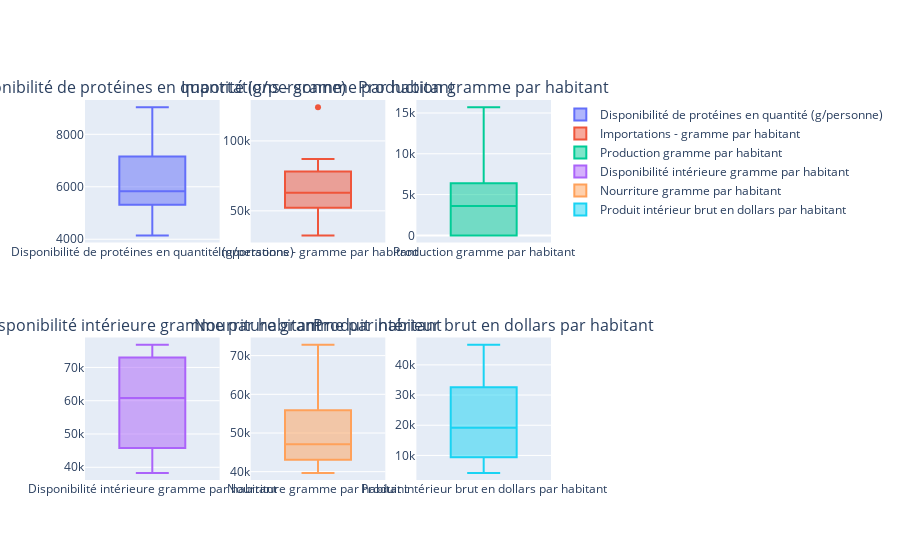

Notebook code for this chart:
### Code cell
# Création du df final du cluster choisi

final_chosen_df = final_df[final_df.group == chosen_cluster[0]]

x = 1

# Création de boxplot des variables du cluster choisi

fig = make_subplots(rows=2, cols=int(len(features)/2),
subplot_titles=features)
for i in features:
    row_nb = ceil(x/3)
    if x%3 == 0:
        col_nb = int(x%3)+3 
    else : col_nb = int(x%3)
    fig.add_trace(go.Box(y = final_chosen_df[i], hovertext = final_chosen_df['Pays'],name = i), row= row_nb,col = col_nb)
    x=x+1

fig.show()

display(final_chosen_df)

### Figure 1 — Plotly figure (JSON) as saved in the notebook; plotly's stock layout.template omitted (floating-point values rounded to 4 significant figures)
{"data": [{"hovertext": ["Antigua-et-Barbuda", "Bahamas", "Chine - RAS de Hong-Kong", "Dominique", "Émirats arabes unis", "Grenade", "Koweït", "Nouvelle-Calédonie", "Polynésie française", "Sainte-Lucie", "Saint-Kitts-et-Nevis", "Saint-Vincent-et-les Grenadines", "Samoa"], "name": "Disponibilité de protéines en quantité (g/personne)", "type": "box", "xaxis": "x", "y": [6397.0, 5260.0, 8014.0, 4147.0, 5328, 5580, 5713.0, 5058, 5832, 6840, 6919.0, 9036, 7877.0], "yaxis": "y"}, {"hovertext": ["Antigua-et-Barbuda", "Bahamas", "Chine - RAS de Hong-Kong", "Dominique", "Émirats arabes unis", "Grenade", "Koweït", "Nouvelle-Calédonie", "Polynésie française", "Sainte-Lucie", "Saint-Kitts-et-Nevis", "Saint-Vincent-et-les Grenadines", "Samoa"], "name": "Importations - gramme par habitant", "type": "box", "xaxis": "x2", "y": [73360.0, 62870.0, 124100.0, 55980.0, 45640.0, 63130.0, 33780.0, 32470.0, 54330.0, 55260.0, 76860.0, 81950.0, 87020.0], "yaxis": "y2"}, {"hovertext": ["Antigua-et-Barbuda", "Bahamas", "Chine - RAS de Hong-Kong", "Dominique", "Émirats arabes unis", "Grenade", "Koweït", "Nouvelle-Calédonie", "Polynésie française", "Sainte-Lucie", "Saint-Kitts-et-Nevis", "Saint-Vincent-et-les Grenadines", "Samoa"], "name": "Production gramme par habitant", "type": "box", "xaxis": "x3", "y": [0, 15720.0, 3285.0, 0, 5059.0, 9019.0, 13810.0, 3608.0, 3622.0, 5526.0, 0, 0, 0], "yaxis": "y3"}, {"hovertext": ["Antigua-et-Barbuda", "Bahamas", "Chine - RAS de Hong-Kong", "Dominique", "Émirats arabes unis", "Grenade", "Koweït", "Nouvelle-Calédonie", "Polynésie française", "Sainte-Lucie", "Saint-Kitts-et-Nevis", "Saint-Vincent-et-les Grenadines", "Samoa"], "name": "Disponibilité intérieure gramme par habitant", "type": "box", "xaxis": "x4", "y": [73360.0, 68110.0, 38320.0, 55980.0, 43430.0, 72150.0, 46600.0, 39690.0, 54330.0, 60790.0, 76860.0, 72840.0, 76780.0], "yaxis": "y4"}, {"hovertext": ["Antigua-et-Barbuda", "Bahamas", "Chine - RAS de Hong-Kong", "Dominique", "Émirats arabes unis", "Grenade", "Koweït", "Nouvelle-Calédonie", "Polynésie française", "Sainte-Lucie", "Saint-Kitts-et-Nevis", "Saint-Vincent-et-les Grenadines", "Samoa"], "name": "Nourriture gramme par habitant", "type": "box", "xaxis": "x5", "y": [52400.0, 41910.0, 53520.0, 41980.0, 43430.0, 45100.0, 46350.0, 39690.0, 47080.0, 55260.0, 57640.0, 72840.0, 66550.0], "yaxis": "y5"}, {"hovertext": ["Antigua-et-Barbuda", "Bahamas", "Chine - RAS de Hong-Kong", "Dominique", "Émirats arabes unis", "Grenade", "Koweït", "Nouvelle-Calédonie", "Polynésie française", "Sainte-Lucie", "Saint-Kitts-et-Nevis", "Saint-Vincent-et-les Grenadines", "Samoa"], "name": "Produit intérieur brut en dollars par habitant", "type": "box", "xaxis": "x6", "y": [15380.0, 32380.0, 46710.0, 7287.0, 40640.0, 10150.0, 29750.0, 33100.0, 21130.0, 11030.0, 19160.0, 7213.0, 4223.0], "yaxis": "y6"}], "layout": {"annotations": [{"font": {"size": 16}, "showarrow": false, "text": "Disponibilité de protéines en quantité (g/personne)", "x": 0.1444, "xanchor": "center", "xref": "paper", "y": 1, "yanchor": "bottom", "yref": "paper"}, {"font": {"size": 16}, "showarrow": false, "text": "Importations - gramme par habitant", "x": 0.5, "xanchor": "center", "xref": "paper", "y": 1, "yanchor": "bottom", "yref": "paper"}, {"font": {"size": 16}, "showarrow": false, "text": "Production gramme par habitant", "x": 0.8556, "xanchor": "center", "xref": "paper", "y": 1, "yanchor": "bottom", "yref": "paper"}, {"font": {"size": 16}, "showarrow": false, "text": "Disponibilité intérieure gramme par habitant", "x": 0.1444, "xanchor": "center", "xref": "paper", "y": 0.375, "yanchor": "bottom", "yref": "paper"}, {"font": {"size": 16}, "showarrow": false, "text": "Nourriture gramme par habitant", "x": 0.5, "xanchor": "center", "xref": "paper", "y": 0.375, "yanchor": "bottom", "yref": "paper"}, {"font": {"size": 16}, "showarrow": false, "text": "Produit intérieur brut en dollars par habitant", "x": 0.8556, "xanchor": "center", "xref": "paper", "y": 0.375, "yanchor": "bottom", "yref": "paper"}], "xaxis": {"anchor": "y", "domain": [0, 0.2889]}, "xaxis2": {"anchor": "y2", "domain": [0.3556, 0.6444]}, "xaxis3": {"anchor": "y3", "domain": [0.7111, 1]}, "xaxis4": {"anchor": "y4", "domain": [0, 0.2889]}, "xaxis5": {"anchor": "y5", "domain": [0.3556, 0.6444]}, "xaxis6": {"anchor": "y6", "domain": [0.7111, 1]}, "yaxis": {"anchor": "x", "domain": [0.625, 1]}, "yaxis2": {"anchor": "x2", "domain": [0.625, 1]}, "yaxis3": {"anchor": "x3", "domain": [0.625, 1]}, "yaxis4": {"anchor": "x4", "domain": [0, 0.375]}, "yaxis5": {"anchor": "x5", "domain": [0, 0.375]}, "yaxis6": {"anchor": "x6", "domain": [0, 0.375]}}}
